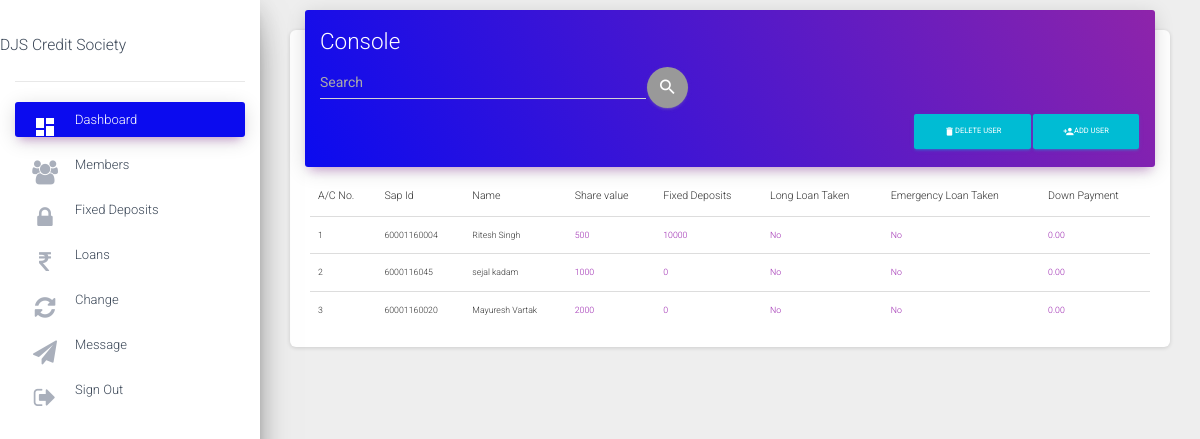
Before: /csadmin/ (signed in) with the older database file.
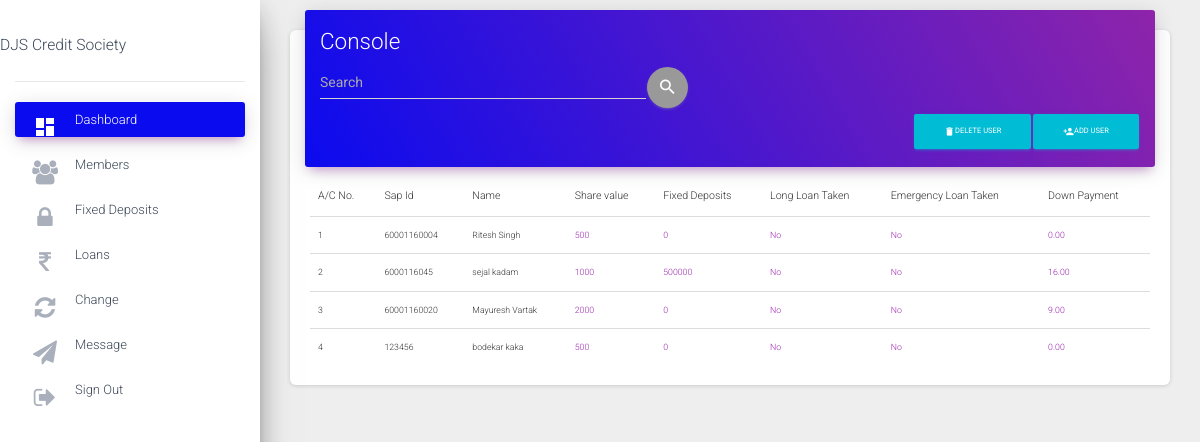
After: the same page with the newer database file.
### status/models.py (models this page shows, shortened)
class Account(models.Model):
    accountnumber=models.IntegerField(null=False,unique=True)
    username=models.ForeignKey(User,on_delete=models.CASCADE,null=True,unique=True)
    name=models.CharField(max_length=50,null=False)
    sapid=models.IntegerField(null=False,unique=True)
    dateofjoining=models.DateField(null=False)
    sharevalue=models.IntegerField(default=0,null=False)
    totalinvestment=models.IntegerField(default=0,null=False)
    shareamount=models.IntegerField(default=0,null=False)
    sharebalance=models.IntegerField(default=0)
    cdamount=models.IntegerField(default=0)
    cdbalance=models.IntegerField(default=0)
    totalamount=models.DecimalField(default=0,max_digits=10,decimal_places=2)
    Noofshares=models.IntegerField(default=0,null=True)
    islongloantaken=models.BooleanField(default=False)
    isloanemertaken=models.BooleanField(default=False)
    longloanamount=models.DecimalField(blank=True,null=True,default=0,max_digits=10,decimal_places=2)
    longloanprinciple=models.DecimalField(blank=True,null=True,default=0,max_digits=10,decimal_places=2)
    longloanperiod=models.IntegerField(blank=True,null=True,default=0)
    longloaninterestamount=models.DecimalField(blank=True,null=True,default=0,max_digits=10,decimal_places=2)
    longloanbalance=models.DecimalField(blank=True,null=True,default=0,max_digits=10,decimal_places=2)
    longloanemi=models.DecimalField(blank=True,null=True,default=0,max_digits=10,decimal_places=2)
    emerloanamount=models.DecimalField(blank=True,null=True,default=0,max_digits=10,decimal_places=2)
    emerloanprinciple=models.DecimalField(blank=True,null=True,default=0,max_digits=10,decimal_places=2)
    emerloanperiod=models.IntegerField(blank=True,null=True,default=0)
    emerloaninterestamount=models.DecimalField(blank=True,null=True,default=0,max_digits=10,decimal_places=2)
    emerloanbalance=models.DecimalField(blank=True,null=True,default=0,max_digits=10,decimal_places=2)
    emerloanemi=models.DecimalField(blank=True,null=True,default=0,max_digits=10,decimal_places=2)
    downpayment=models.DecimalField(blank=True,null=True,default=0,max_digits=10,decimal_places=2)
    displaydownpayment=models.DecimalField(blank=True,null=True,default=0,max_digits=10,decimal_places=2)
    fdcapital=models.IntegerField(default=0,null=True)
    fdmaturitydate=models.DateField(null=True)
    teachingstaff=models.BooleanField(default=False)
    nonteachingstaff=models.BooleanField(default=False)

### csadmin/views.py (the view)
# urls.py: path('', views.index,name="index"),
@login_required
def index(request):
    Members=Account.objects.all()
    acc_filter = AccountFilter(request.GET, queryset=Members)
    context={
        'dashb':"active",
        'Members':Members,
        'filter': acc_filter,
    }
    return render (request,'console.html',context=context)

### csadmin/templates/console.html (shortened to what this page needs)
{%extends 'base.html'%}
{%block content%}
<main role="main" class="col-md-8 col-lg-12 px-4">
  <div class="content">
    <div class="container-fluid">
      <div class="row">
        <div class="col-md-12">
          <div class="card">
            <div class="card-header card-header-primary">
              <h2>Console </h2>
              <form method="get">
                <div class="input-group " style='width:45%'>
                <input type="text" style="color:#fff" class="form-control" autocomplete="off" name="name" placeholder="Search" id="id_name">
                <button type="button" class="btn btn-round btn-just-icon" name="button"><i class="material-icons">search</i></button>
                </div>
              </form>
              <a href="{% url 'csadmin:user_create'%}" ><button type="button" class="btn btn-primary pull-right  btn-info"  name="button"><i class="material-icons">person_add</i>add user</button></a>
                <a href="{% url 'csadmin:user_delete'%}" ><button type="button" class="btn btn-primary pull-right  btn-info"  name="button"><i class="material-icons">delete</i>Delete user</button></a>
            </div>
            <div class="card-body">
              <div class="table-responsive">
                <table class="table">
                  <thead>
                    <tr>
                      <th>A/C No.</th>
                      <th>Sap Id</th>
                      <th>Name</th>
                      <th>Share value</th>
                      <th>Fixed Deposits</th>
                      <th>Long Loan Taken</th>
                      <th>Emergency Loan Taken</th>
                      <th>Down Payment</th>
                    </tr>
                  </thead>
                  <tbody>
                    {%for i in filter.qs%}
                    <tr>
                      <td>{{i.accountnumber}}</td>
                      <td>{{i.sapid}}</td>
                      <td>{{i.name}}</td>
                      <td><a href="{% url 'csadmin:shares _update' pk=i.pk %}">{{i.sharevalue}}</a></td>
                      <td><a href="{% url 'csadmin:fd_update' pk=i.pk %}">{{i.fdcapital}}</a></td>
                      {% ifequal i.islongloantaken True %}
                      <td><a href="{% url 'csadmin:longloan_update' pk=i.pk %}">Yes</a></td>
                      {% else %}
                      <td><a href="{% url 'csadmin:longloan_update' pk=i.pk %}">No</a></td>
                      {% endifequal %}
                      {% ifequal i.isloanemertaken True %}
                      <td><a href="{% url 'csadmin:emerloan_update' pk=i.pk %}">Yes</a></td>
                      {% else %}
                      <td><a href="{% url 'csadmin:emerloan_update' pk=i.pk %}">No</a></td>
                      {% endifequal %}
                      <td><a href="{% url 'csadmin:downpayment_update' pk=i.pk %}">{{i.displaydownpayment}}</a></td>
                    </tr>
                    {%endfor%}
                  </tbody>
                </table>
              </div>
            </div>
          </div>
        </div>
  </div>
</main>
{%endblock%}

Changed rows visible on the page:
changed Account "Ritesh Singh": fdcapital "10000" → "0"
changed Account "sejal kadam": fdcapital "0" → "500000"; displaydownpayment "0.00" → "16.00"
changed Account "Mayuresh Vartak": displaydownpayment "0.00" → "9.00"
added Account: accountnumber "4", sapid "123456", name "bodekar kaka", sharevalue "500", fdcapital "0", displaydownpayment "0.00"
